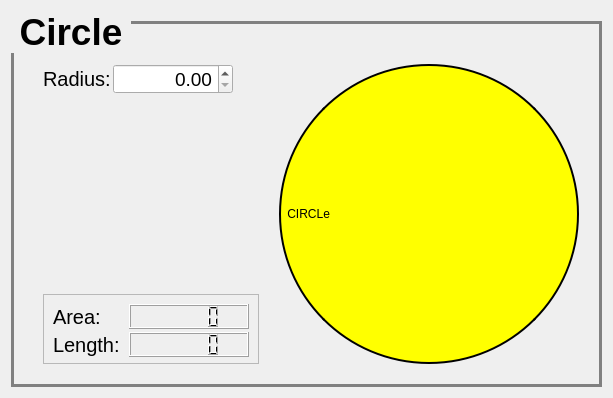
      <widget class="QWidget" name="CirclePage">
       <layout class="QGridLayout" name="gridLayout_2">
        <item row="1" column="0">
         <widget class="QGroupBox" name="groupBox_3">
          <property name="minimumSize">
           <size>
            <width>70</width>
            <height>25</height>
           </size>
          </property>
          <property name="font">
           <font>
            <pointsize>28</pointsize>
            <weight>75</weight>
            <bold>true</bold>
           </font>
          </property>
          <property name="styleSheet">
           <string notr="true">            QGroupBox::title {
                subcontrol-origin: margin;
                padding: 0 3px;
            } 
QGroupBox {
                font-weight: bold;
                border: 3px solid gray;
                margin-top: 10px;
            }</string>
          </property>
          <property name="title">
           <string notr="true">Circle</string>
          </property>
          <layout class="QGridLayout" name="gridLayout_4">
           <property name="leftMargin">
            <number>9</number>
           </property>
           <property name="topMargin">
            <number>0</number>
           </property>
           <property name="rightMargin">
            <number>0</number>
           </property>
           <property name="bottomMargin">
            <number>0</number>
           </property>
           <property name="spacing">
            <number>0</number>
           </property>
           <item row="3" column="0" colspan="2">
            <spacer name="verticalSpacer">
             <property name="orientation">
              <enum>Qt::Vertical</enum>
             </property>
             <property name="sizeHint" stdset="0">
              <size>
               <width>20</width>
               <height>40</height>
              </size>
             </property>
            </spacer>
           </item>
           <item row="3" column="8">
            <spacer name="verticalSpacer_4">
             <property name="orientation">
              <enum>Qt::Vertical</enum>
             </property>
             <property name="sizeHint" stdset="0">
              <size>
               <width>20</width>
               <height>40</height>
              </size>
             </property>
            </spacer>
           </item>
           <item row="1" column="2" colspan="6">
            <spacer name="horizontalSpacer_6">
             <property name="orientation">
              <enum>Qt::Horizontal</enum>
             </property>
             <property name="sizeHint" stdset="0">
              <size>
               <width>40</width>
               <height>40</height>
              </size>
             </property>
            </spacer>
           </item>
           <item row="2" column="4">
            <widget class="QDoubleSpinBox" name="radius_spinbox">
             <property name="minimumSize">
              <size>
               <width>120</width>
               <height>25</height>
              </size>
             </property>
             <property name="maximumSize">
              <size>
               <width>150</width>
               <height>30</height>
              </size>
             </property>
             <property name="font">
              <font>
               <pointsize>14</pointsize>
              </font>
             </property>
             <property name="alignment">
              <set>Qt::AlignRight|Qt::AlignTrailing|Qt::AlignVCenter</set>
             </property>
            </widget>
           </item>
           <item row="3" column="6">
            <spacer name="verticalSpacer_3">
             <property name="orientation">
              <enum>Qt::Vertical</enum>
             </property>
             <property name="sizeHint" stdset="0">
              <size>
               <width>20</width>
               <height>40</height>
              </size>
             </property>
            </spacer>
           </item>
           <item row="5" column="7">
            <spacer name="horizontalSpacer_4">
             <property name="orientation">
              <enum>Qt::Horizontal</enum>
             </property>
             <property name="sizeHint" stdset="0">
              <size>
               <width>40</width>
               <height>20</height>
              </size>
             </property>
            </spacer>
           </item>
           <item row="2" column="7" rowspan="3">
            <widget class="QLabel" name="Circle_lbl">
             <property name="minimumSize">
              <size>
               <width>300</width>
               <height>300</height>
              </size>
             </property>
             <property name="maximumSize">
              <size>
               <width>600</width>
               <height>600</height>
              </size>
             </property>
             <property name="sizeIncrement">
              <size>
               <width>50</width>
               <height>10</height>
              </size>
             </property>
             <property name="styleSheet">
              <string notr="true">background-color: yellow;
border: 2px solid black;
border-radius: 150px; 
</string>
             </property>
             <property name="text">
              <string> CIRCLe</string>
             </property>
            </widget>
           </item>
           <item row="4" column="3" colspan="3">
            <widget class="QFrame" name="frame">
             <property name="minimumSize">
              <size>
               <width>190</width>
               <height>50</height>
              </size>
             </property>
             <property name="maximumSize">
              <size>
               <width>240</width>
               <height>70</height>
              </size>
             </property>
             <property name="frameShape">
              <enum>QFrame::StyledPanel</enum>
             </property>
             <property name="frameShadow">
              <enum>QFrame::Plain</enum>
             </property>
             <layout class="QFormLayout" name="formLayout">
              <item row="0" column="0">
               <widget class="QLabel" name="circle_area_lbl">
                <property name="minimumSize">
                 <size>
                  <width>70</width>
                  <height>25</height>
                 </size>
                </property>
                <property name="maximumSize">
                 <size>
                  <width>90</width>
                  <height>30</height>
                 </size>
                </property>
                <property name="font">
                 <font>
                  <pointsize>15</pointsize>
                 </font>
                </property>
                <property name="text">
                 <string>Area:</string>
                </property>
               </widget>
              </item>
              <item row="0" column="1">
               <widget class="QLCDNumber" name="circle_area_lcd">
                <property name="minimumSize">
                 <size>
                  <width>120</width>
                  <height>25</height>
                 </size>
                </property>
                <property name="maximumSize">
                 <size>
                  <width>150</width>
                  <height>30</height>
                 </size>
                </property>
                <property name="font">
                 <font>
                  <pointsize>14</pointsize>
                 </font>
                </property>
               </widget>
              </item>
              <item row="1" column="0">
               <widget class="QLabel" name="circle_length_lbl">
                <property name="minimumSize">
                 <size>
                  <width>70</width>
                  <height>25</height>
                 </size>
                </property>
                <property name="maximumSize">
                 <size>
                  <width>90</width>
                  <height>30</height>
                 </size>
                </property>
                <property name="font">
                 <font>
                  <pointsize>15</pointsize>
                 </font>
                </property>
                <property name="text">
                 <string>Length:</string>
                </property>
               </widget>
              </item>
              <item row="1" column="1">
               <widget class="QLCDNumber" name="circle_length_lcd">
                <property name="minimumSize">
                 <size>
                  <width>120</width>
                  <height>25</height>
                 </size>
                </property>
                <property name="maximumSize">
                 <size>
                  <width>150</width>
                  <height>30</height>
                 </size>
                </property>
                <property name="font">
                 <font>
                  <pointsize>14</pointsize>
                 </font>
                </property>
               </widget>
              </item>
             </layout>
            </widget>
           </item>
           <item row="2" column="3">
            <widget class="QLabel" name="label">
             <property name="minimumSize">
              <size>
               <width>70</width>
               <height>25</height>
              </size>
             </property>
             <property name="maximumSize">
              <size>
               <width>90</width>
               <height>30</height>
              </size>
             </property>
             <property name="font">
              <font>
               <pointsize>15</pointsize>
              </font>
             </property>
             <property name="text">
              <string>Radius:</string>
             </property>
            </widget>
           </item>
          </layout>
         </widget>
        </item>
       </layout>
      </widget>
